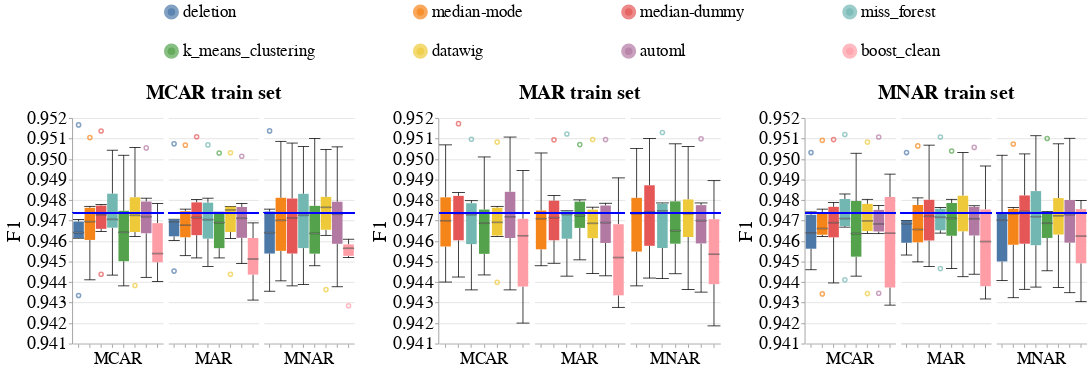

Source (notebook cell):
### Code cell
create_box_plots_for_diff_imputers_v2(dataset_name=DATASET_NAME,
                                      model_name='gandalf_clf',
                                      metric_name='f1',
                                      db_client=db_client)
